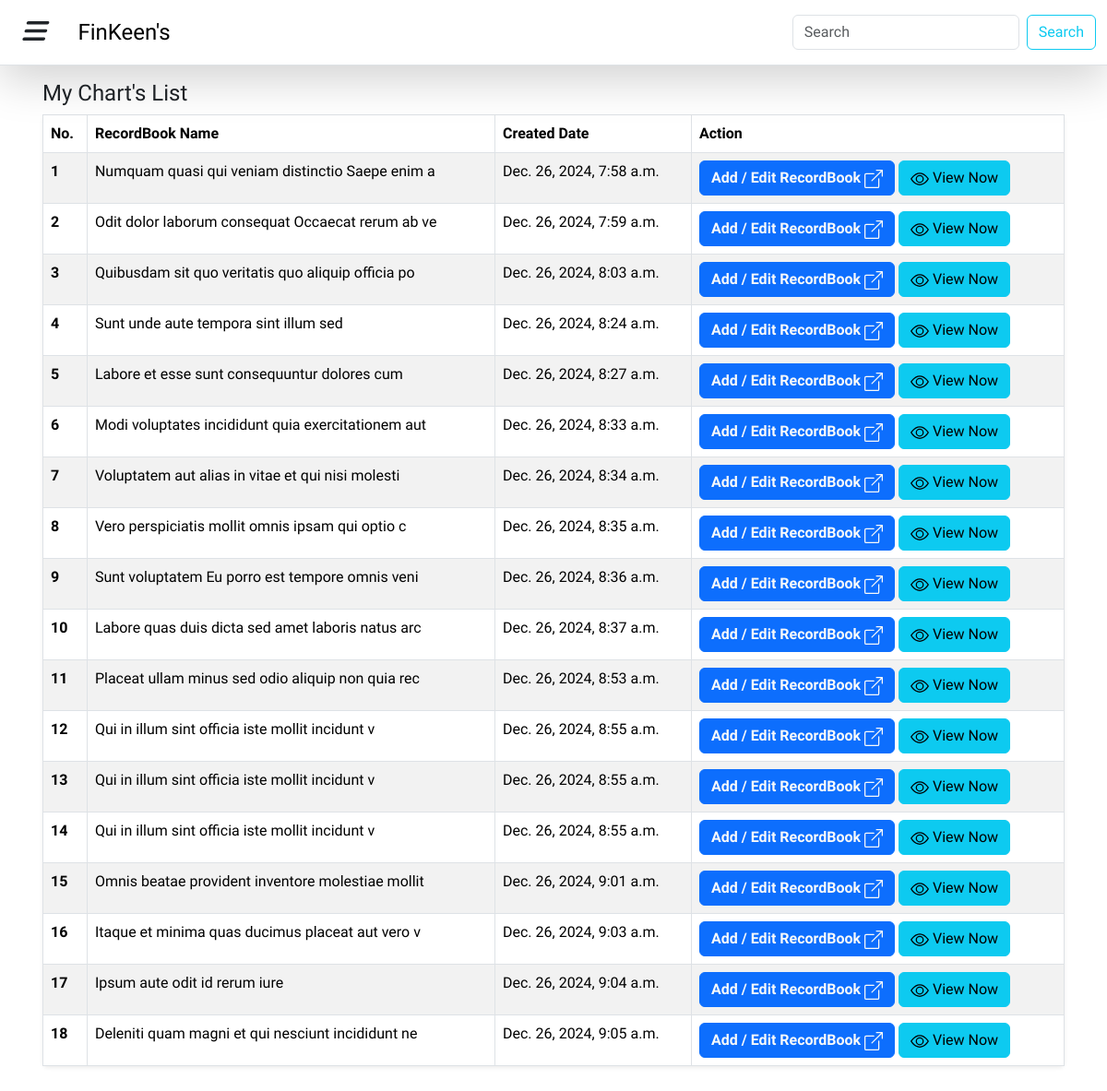
/club/club-dashboard/, run on an earlier commit of the app's database.
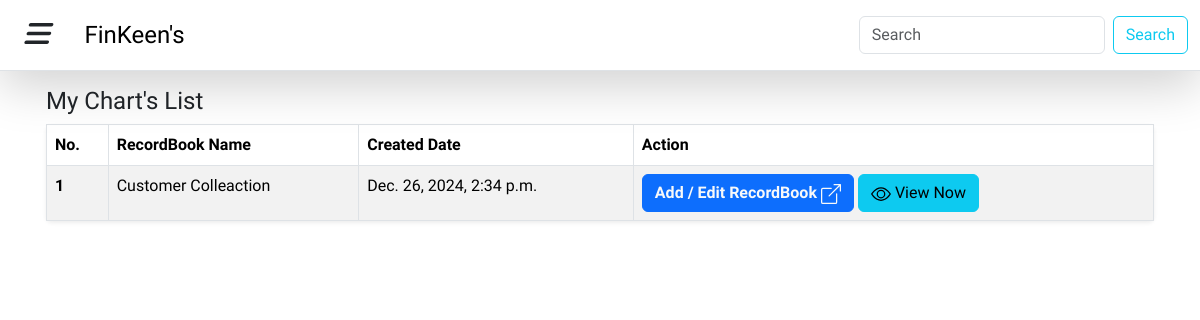
And on a later commit of the database.
### club/models.py (models this page shows)
class RecordLedgers(BaseModel):
    title = models.CharField(max_length=50, blank=True, null=True)

### core/models.py (models this page shows)
class  BaseModel(models.Model):
    created_at = models.DateTimeField(auto_now_add=True ,null=True, blank=True)
    updated_at = models.DateTimeField(auto_now=True ,null=True, blank=True)
    class meta:
        abstract = True

### club/views.py (the view)
# urls.py: path('club-dashboard/', views.club_dashboard, name="club_dashboard"),
def club_dashboard(request):
    query_record_ledagers =  RecordLedgers.objects.all()
    context = {"created_book_records":query_record_ledagers,}
    return render(request, "club/club_dashboard.html", context)

### templates/club/club_dashboard.html (shortened to what this page needs)
{% extends "base.html" %}
{% block content %}
<div class="container p-3">
    <h4>My Chart's List</h4>
    <table class="table table-bordered table-striped table-hover  border rounded  shadow-sm p-2">
        <thead>
            <tr>
                <th scope="col">No.</th>
                <th scope="col">RecordBook Name</th>
                <th scope="col">Created Date</th>
                <th scope="col">Action </th>
            </tr>
        </thead>
        <tbody>
            {% for book in created_book_records %}
                <tr>
                    <th scope="row">{{ forloop.counter }}</th>
                    <td>{{ book.title }}</td>
                    <td>{{ book.created_at }}</td>
                    <td class="">
                        <div class="d-grid gap-6 d-md-block">
                            <a href="{% url "club:insert_databook" id=book.id %}" class="btn btn-primary fw-semibold text-light" type="button">Add / Edit RecordBook </a>
                            <a class="btn btn-info" href="{% url "club:view_databook" id=book.id %}" >
                                  View Now
                            </a>
                          </div>
                    </td>
                </tr>
            {% empty %}
                <tr>
                    <td colspan="5">No books available.</td>
                </tr>
            {% endfor %}
        </tbody>
    </table>
</div>
{% endblock content %}

What changed in the data, as far as the page shows it:
removed RecordLedgers: title "Numquam quasi qui veniam distinctio Saepe enim a", created_at "Dec. 26, 2024, 7:58 a.m."
removed RecordLedgers: title "Odit dolor laborum consequat Occaecat rerum ab ve", created_at "Dec. 26, 2024, 7:59 a.m."
removed RecordLedgers: title "Quibusdam sit quo veritatis quo aliquip officia po", created_at "Dec. 26, 2024, 8:03 a.m."
removed RecordLedgers: title "Sunt unde aute tempora sint illum sed", created_at "Dec. 26, 2024, 8:24 a.m."
removed RecordLedgers: title "Labore et esse sunt consequuntur dolores cum", created_at "Dec. 26, 2024, 8:27 a.m."
removed RecordLedgers: title "Modi voluptates incididunt quia exercitationem aut", created_at "Dec. 26, 2024, 8:33 a.m."
removed RecordLedgers: title "Voluptatem aut alias in vitae et qui nisi molesti", created_at "Dec. 26, 2024, 8:34 a.m."
removed RecordLedgers: title "Vero perspiciatis mollit omnis ipsam qui optio c", created_at "Dec. 26, 2024, 8:35 a.m."
removed RecordLedgers: title "Sunt voluptatem Eu porro est tempore omnis veni", created_at "Dec. 26, 2024, 8:36 a.m."
removed RecordLedgers: title "Labore quas duis dicta sed amet laboris natus arc", created_at "Dec. 26, 2024, 8:37 a.m."
removed RecordLedgers: title "Placeat ullam minus sed odio aliquip non quia rec", created_at "Dec. 26, 2024, 8:53 a.m."
removed RecordLedgers: title "Qui in illum sint officia iste mollit incidunt v", created_at "Dec. 26, 2024, 8:55 a.m."
removed RecordLedgers: title "Qui in illum sint officia iste mollit incidunt v", created_at "Dec. 26, 2024, 8:55 a.m."
removed RecordLedgers: title "Qui in illum sint officia iste mollit incidunt v", created_at "Dec. 26, 2024, 8:55 a.m."
removed RecordLedgers: title "Omnis beatae provident inventore molestiae mollit", created_at "Dec. 26, 2024, 9:01 a.m."
removed RecordLedgers: title "Itaque et minima quas ducimus placeat aut vero v", created_at "Dec. 26, 2024, 9:03 a.m."
removed RecordLedgers: title "Ipsum aute odit id rerum iure", created_at "Dec. 26, 2024, 9:04 a.m."
removed RecordLedgers: title "Deleniti quam magni et qui nesciunt incididunt ne", created_at "Dec. 26, 2024, 9:05 a.m."
added RecordLedgers: title "Customer Colleaction", created_at "Dec. 26, 2024, 2:34 p.m."
